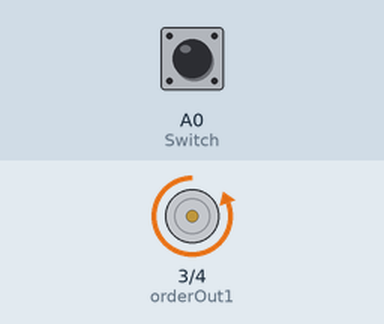
This sketch was run on a simulated Arduino Uno, built with avr-gcc and run on an emulated ATmega328P. On the bench: motor-driver pin pairs drawn as motors (green arrow = first pin HIGH = forward, orange = second pin HIGH = backward, longer = more drive). The inputs (shaded band) are chosen by the test bench; at power-on: A0 (Switch) HIGH. What the sketch prints to the serial monitor is not drawn.

Above: at 1.2 s.
1.3 s: A0 (Switch) pulled LOW for 0.15 s
At 1.44 s:
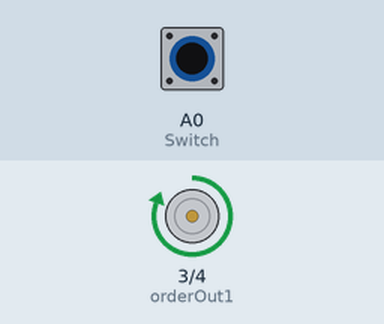
3.0 s: A0 (Switch) pulled LOW for 3.2 s
At 7.3 s:
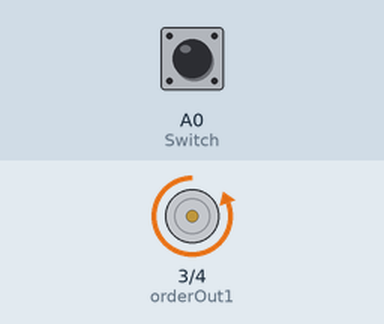
Timing chart, 0 to 8.8 s (numbered marks = the images above; inputs shaded):
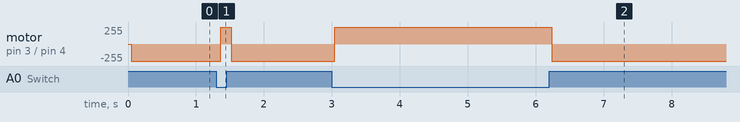

Measured:
- after the input at 1.3 s, motor on pin 3 (orderOut1) / pin 4 (orderOut2): backward 255/255 → forward 255/255 after 0.06 s, → backward 255/255 0.15 s later
- after the input at 3.0 s, motor on pin 3 (orderOut1) / pin 4 (orderOut2): backward 255/255 → forward 255/255 at once, → backward 255/255 3.2 s later

The sketch:

sketch_aug25a.ino
```cpp
#include <SoftwareSerial.h>
SoftwareSerial mySerial(10, 11); // RX, TX
unsigned char Re_buf[11], counter = 0;
unsigned char sign = 0;
byte r = {0}, g = {0};
#define con 20
#define Switch A0
#define State 2
#define orderOut1 3
#define orderOut2 4
int state = 1;
//byte data[20][3] = {0};
//***********************************************添加部分****************************

void setup()
{
  Serial.begin(9600);
  // Serial.print("hello");
  mySerial.begin(9600);
  delay(1);
  mySerial.write(0XA5);
  mySerial.write(0X01); //初始化,连续输出模式
  mySerial.write(0XA6); //初始化,连续输出模式
  pinMode(Switch, INPUT_PULLUP);
  pinMode(orderOut1, OUTPUT);
  pinMode(orderOut2, OUTPUT);
  digitalWrite(orderOut1, LOW);
  digitalWrite(orderOut2, LOW);
}

/**
 * @brief 接收颜色
 *
 */
void gather()
{
  unsigned char i = 0, sum = 0;
  if (sign == 1)
  {
    //Serial.println("h");
    sign = 0;
    for (i = 0; i < 7; i++)
      sum += Re_buf[i];
    if (sum == Re_buf[i]) //检查帧头，帧尾
    {

      g = Re_buf[6];
      Serial.print("g:");
      Serial.println(g, DEC);
    }
  }
  while (mySerial.available())
  {
    byte readedchar = mySerial.read();
    Re_buf[counter] = (unsigned char)readedchar;
    if (counter == 0 && Re_buf[0] != 0x5A)
      return; // 检查帧头
    counter++;
    if (counter == 8) //接收到数据
    {
      counter = 0; //重新赋值，准备下一帧数据的接收
      sign = 1;
    }
  }
}

/**
 * @brief
 *
 */
void judge()
{
  int aver = 0;
  for (int a = 0; a < con;)
  {
    gather();
    delay(1);
    a++;
    aver += g;
  }
  aver /= con;
  if (abs(aver - g) > 10)
  {
    judge();
  }
  else
  {
    //黑色 r:49,g:62,b:58
    //粉色 r:255,g:181,b:236
    //黄色 r:255,g:255,b:123
    //白色 r:255,g:255,b:255
    Serial.println(aver);
    if (aver < 90)
    {
      Serial.print("黑色");
      if (state)
      {
        digitalWrite(orderOut1, LOW);
        digitalWrite(orderOut2, HIGH);
        Serial.print("丢弃");
      }
      else
      {
        digitalWrite(orderOut1, HIGH);
        digitalWrite(orderOut2, LOW);
        Serial.print("使用");
      }
    }
    //黑色 r:49,g:62,b:58
    //粉色 r:255,g:181,b:236
    //黄色 r:255,g:255,b:123
    //白色 r:255,g:255,b:255
    else
    {
      if (aver < 150)
      {
        digitalWrite(orderOut1, LOW);
        digitalWrite(orderOut2, LOW);
        Serial.println("跑");
      }
      else
      {
        if (aver < 242)
        {
          Serial.println("粉红");
          digitalWrite(orderOut1, HIGH);
          digitalWrite(orderOut2, HIGH);
        }
        else
        {
          if (state)
          {
            Serial.println("白色");
            digitalWrite(orderOut1, HIGH);
            digitalWrite(orderOut2, LOW);
            Serial.print("使用");
          }
          else
          {
            Serial.println("白色");
            digitalWrite(orderOut1, LOW);
            digitalWrite(orderOut2, HIGH);
            Serial.println("丢弃");
          }
        }
      }
      /*
 *黑色球 r:51,g:64,b:63      178
 *白色球 r:255,g:255,b:255   765
 *粉色球 r:255,g:191,b:255   701
 */
    }
  }
}
void loop()
{
  float Data = 0;
  int i = 0;
  for (i = 0; i < 10; i++)
  {
    delay(2);
    Data += digitalRead(Switch);
  }
  if (Data > 5)
    state = 1;
  else
    state = 0;
  judge();
  delay(10);
}
```
